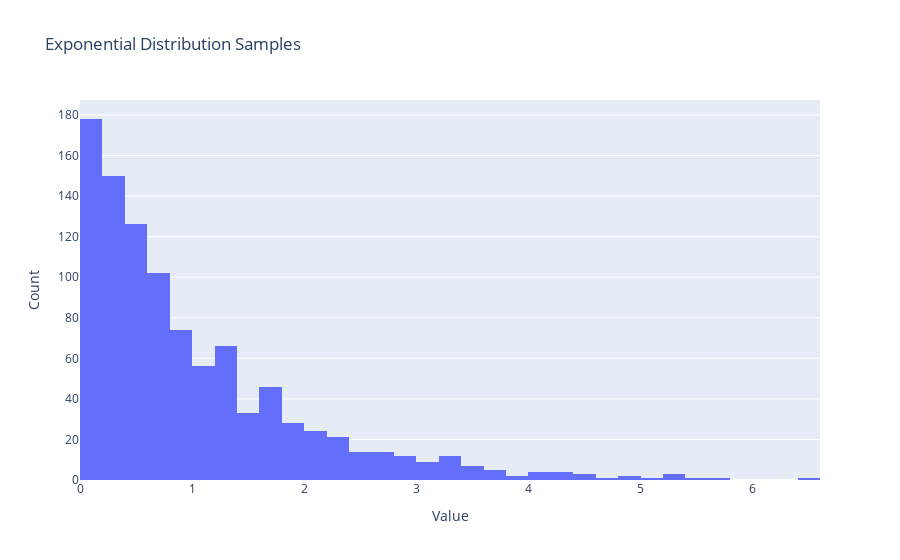

The code cell stored with this chart in its notebook:
### Markdown cell above
### The Distribution Class

A stochastic variable is represented in PyMC by a `Distribution` class. This structure adds functionality to Pytensor's `pytensor.tensor.random.op.RandomVariable` class, mainly by registering it with an associated PyMC `Model` -- so `Distribution` objects are only usable inside of a `Model` context.

`Distribution` subclasses (i.e. implementations of specific statistical distributions) will accept several arguments when constructed:

`name`
:   Name for the new model variable. This argument is **required**, and is used as a label and index value for the variable.

`model`
:   The PyMC model to which the variable belongs.

`shape`
:   The variable's shape.

`total_size`
:   The overall size of the variable (this variable will not exist for scalars).

`dims`
:   A tuple of dimension names known to the model.

`transform`
:   A transformation to be applied to the distribution when used by the model, especially when the distribution is constrained.

`initval`
:   Numeric or symbolic untransformed initial value of matching shape, or one of the following initial value strategies: "moment", "prior". Depending on the sampler's settings, a random jitter may be added to numeric, symbolic or moment-based initial values in the transformed space.


Sometimes we wish to use a particular statistical distribution, without using it as a variable in a model; for example, to generate random numbers from the distribution. For this purpose, `Distribution` objects have a method `dist` that returns a **stateless** probability distribution of that type; that is, without being wrapped in a PyMC random variable object.

### Code cell
import pymc as pm
import plotly.express as px

x = pm.Exponential.dist(1)
samples = pm.draw(x, draws=1000)
fig = px.histogram(samples, title="Exponential Distribution Samples")
fig.update_layout(xaxis_title="Value", yaxis_title="Count", showlegend=False)
fig.show();

### Figure 1 — Plotly figure (JSON) as saved in the notebook; plotly's stock layout.template omitted (floating-point values rounded to 4 significant figures; data arrays with more than 128 entries replaced by an {"elided": "..."} marker saying what was removed)
{"data": [{"bingroup": "x", "hovertemplate": "variable=0<br>value=%{x}<br>count=%{y}<extra></extra>", "legendgroup": "0", "marker": {"color": "#636efa", "pattern": {"shape": ""}}, "name": "0", "orientation": "v", "showlegend": true, "type": "histogram", "x": {"elided": "1000 float values"}, "xaxis": "x", "yaxis": "y"}], "layout": {"barmode": "relative", "legend": {"title": {"text": "variable"}, "tracegroupgap": 0}, "showlegend": false, "title": {"text": "Exponential Distribution Samples"}, "xaxis": {"anchor": "y", "domain": [0, 1], "title": {"text": "Value"}}, "yaxis": {"anchor": "x", "domain": [0, 1], "title": {"text": "Count"}}}}
